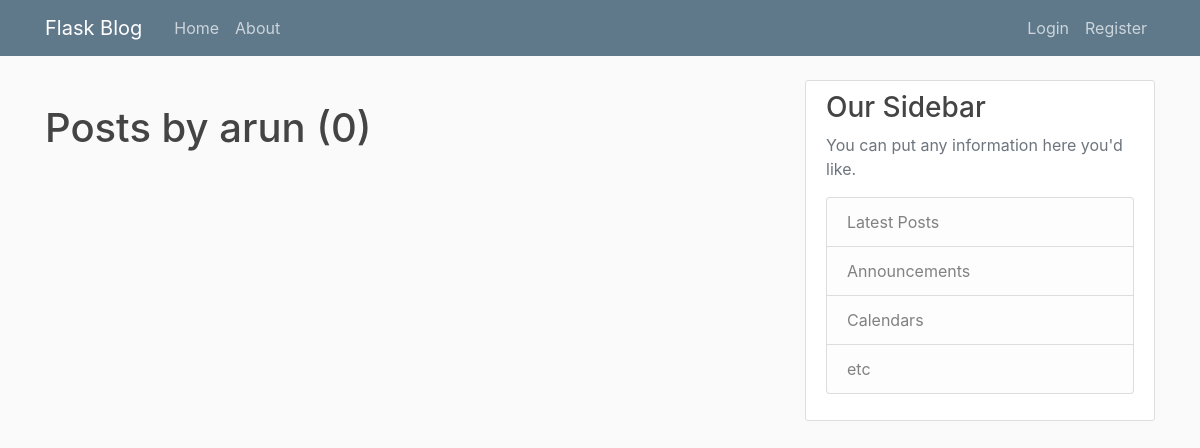
Page /user/arun on the earlier database version.
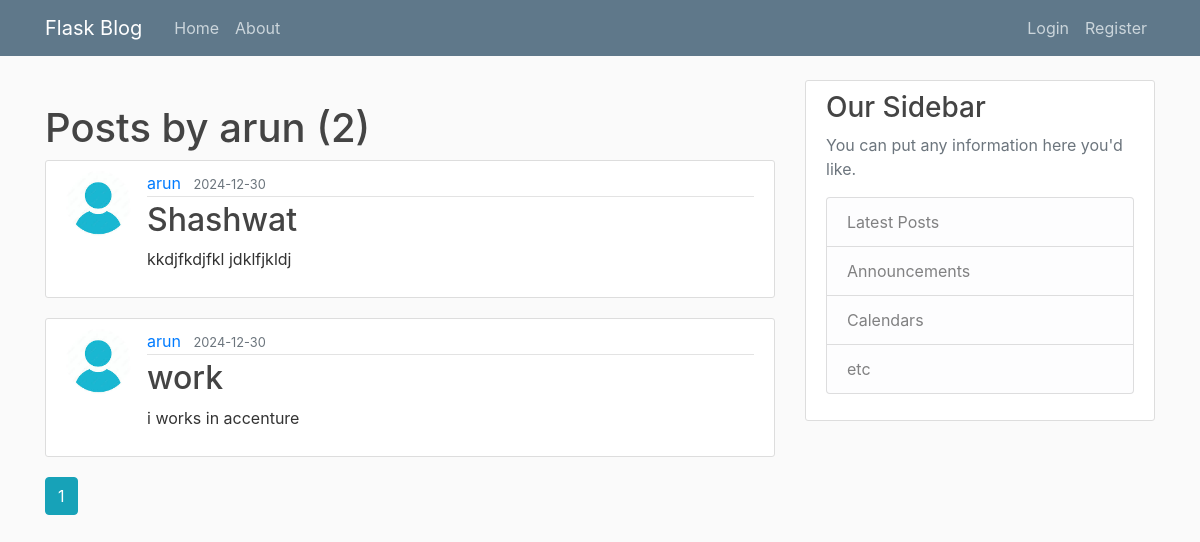
Same page on the later database version.
### flaskblog/models.py (models this page shows, shortened)
class Post(db.Model, UserMixin):
    id = db.Column(db.Integer, primary_key=True)
    title = db.Column(db.String(100), nullable=False)
    date_posted = db.Column(db.DateTime, nullable=False, default=datetime.utcnow)
    content = db.Column(db.Text, nullable=False)
    user_id = db.Column(db.Integer, db.ForeignKey('user.id'), nullable=False)

class User(db.Model, UserMixin):
    id = db.Column(db.Integer, primary_key=True)
    username = db.Column(db.String(20), unique=True, nullable=False)
    email = db.Column(db.String(120), unique=True, nullable=False)
    image_file = db.Column(db.String(20), nullable=False, default='default.jpg')
    password = db.Column(db.String(60), nullable=False)
    posts = db.relationship('Post', backref='author', lazy=True)

### flaskblog/routes.py (the view)
@app.route('/user/<string:username>')
def user_posts(username):
    page = request.args.get('page', 1, type=int)
    user = User.query.filter_by(username=username).first_or_404()
    posts = Post.query.filter_by(author=user).order_by(Post.date_posted.desc()).paginate(page=page, per_page=3)
    return render_template('user_posts.html',user=user, posts=posts,page=page)

### flaskblog/templates/user_posts.html
{% extends "layout.html" %}
{% block content %}
    <h1 class="mt-4">Posts by {{ user.username }} ({{ posts.total}})</h1>
    {% for post in posts.items %}
        <article class="media content-section">
            <img class="rounded-circle article-img" src="{{ url_for('static', filename='profile_pics/' + post.author.image_file) }}">
            <div class="media-body">
            <div class="article-metadata">
                <a class="mr-2" href="#">{{ post.author.username }}</a>
                <small class="text-muted">{{ post.date_posted.strftime('%Y-%m-%d') }}</small>
            </div>
            <h2><a class="article-title" href="{{ url_for('post',post_id=post.id)}}">{{ post.title }}</a></h2>
            <p class="article-content">{{ post.content }}</p>
            </div>
        </article>
    {% endfor %}
    {% for page_num in posts.iter_pages(left_edge=1, right_edge=1, left_current=1, right_current=1) %}
        {% if page_num %}
            {% if page_num == posts.page: %}
                <strong><a class="btn btn-info" href="{{ url_for('user_posts',username=user.username, page=page_num) }}">{{ page_num }}</a></strong>
            {% else: %}
                <a class="btn btn-outline-info" href="{{ url_for('user_posts',username=user.username, page=page_num) }}">{{ page_num }}</a>
            {% endif %}
        {% else %}
            ...
        {% endif %}
    {% endfor %}
{% endblock content%}

Differences in the rows shown:
added Post: image_file (placeholder picture), author.username "arun", date_posted "2024-12-30", title "Shashwat", content "kkdjfkdjfkl jdklfjkldj"
added Post: image_file (placeholder picture), author.username "arun", date_posted "2024-12-30", title "work", content "i works in accenture"
Other differences:
{{ posts.total }}: "0" → "2"
new list line: "1"
